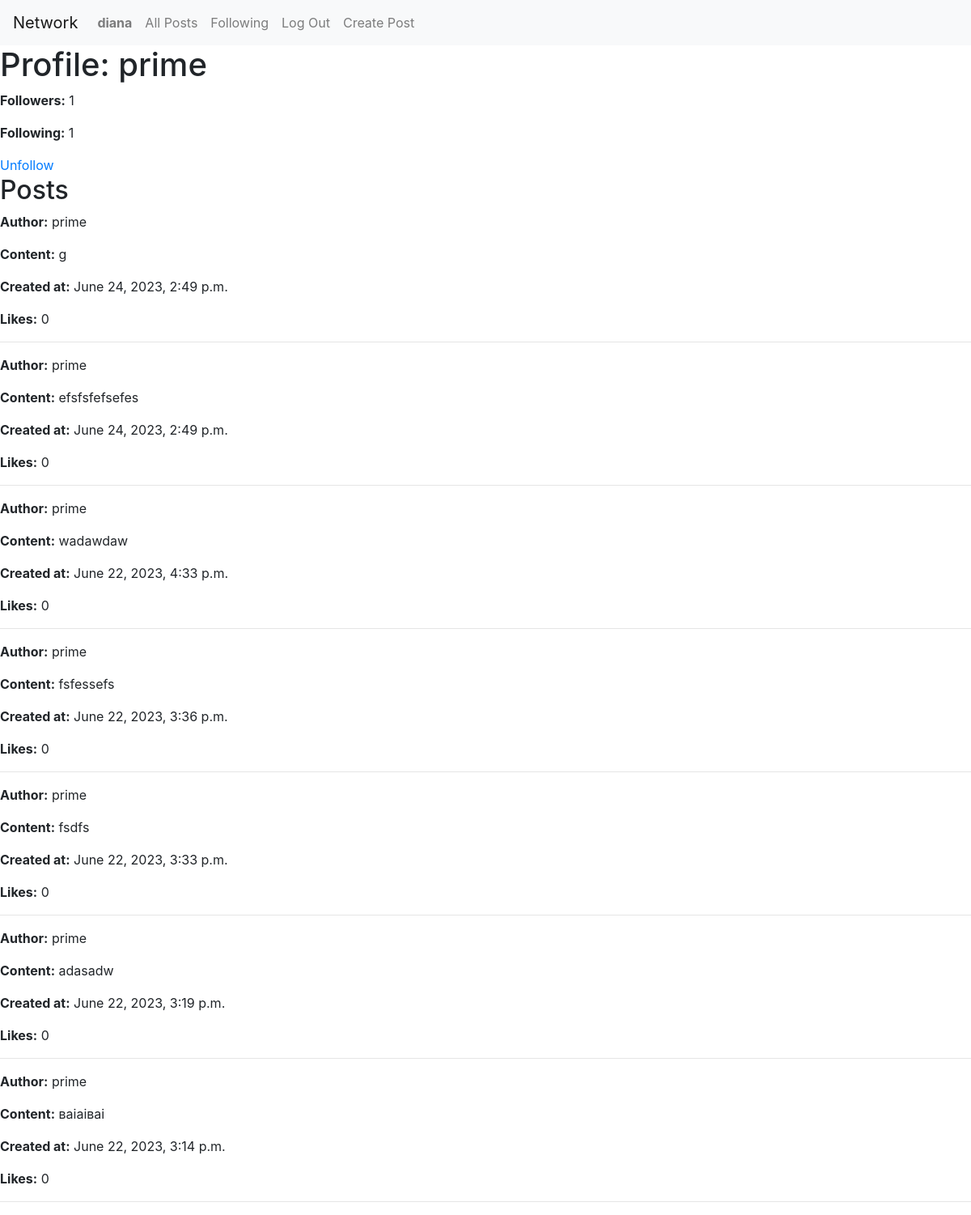
The app's page /profile/prime/ (signed in) with its own data.
### network/models.py (models this page shows)
class User(AbstractUser):
    followers = models.ManyToManyField('self', symmetrical=False, related_name='following', blank=True)

class Post(models.Model):
    user = models.ForeignKey(User, on_delete=models.CASCADE)
    content = models.TextField()
    created_at = models.DateTimeField(auto_now_add=True)
    likes = models.IntegerField(default=0)

### network/views.py (the view)
# urls.py: path('profile/<str:username>/', views.profile_view, name='profile'),
@login_required
def profile_view(request, username):
    profile_user = get_object_or_404(User, username=username)
    is_following = False
    if request.user != profile_user:
        is_following = request.user in profile_user.followers.all()
    posts = Post.objects.filter(user=profile_user).order_by('-created_at')
    context = {
        'profile_user': profile_user,
        'followers_count': profile_user.followers.count(),
        'following_count': profile_user.following.count(),
        'is_following': is_following,
        'posts': posts
    }
    return render(request, 'network/profile.html', context)

### network/templates/network/profile.html
{% extends "network/layout.html" %}
{% block body %}
    <h1>Profile: {{ profile_user.username }}</h1>
    <p><strong>Followers:</strong> {{ followers_count }}</p>
    <p><strong>Following:</strong> {{ following_count }}</p>
    {% if user != profile_user %}
        {% if is_following %}
            <a href="{% url 'unfollow_user' profile_user.username %}">Unfollow</a>
        {% else %}
            <a href="{% url 'follow_user' profile_user.username %}">Follow</a>
        {% endif %}
    {% endif %}
    <h2>Posts</h2>
    {% for post in posts %}
        <div class="post post-item">
            <p><strong>Author:</strong> {{ post.user.username }}</p>
            <p><strong>Content:</strong> {{ post.content }}</p>
            <p><strong>Created at:</strong> {{ post.created_at }}</p>
            <p><strong>Likes:</strong> {{ post.likes }}</p>
            <hr>
        </div>
    {% endfor %}
{% endblock %}

### network/templates/network/layout.html (shortened to what this page needs)
{% load static %}
<!DOCTYPE html>
<html lang="en">
<head>
    <link rel="stylesheet" href="https://stackpath.bootstrapcdn.com/bootstrap/4.4.1/css/bootstrap.min.css">
    <link href="{% static 'network/styles.css' %}" rel="stylesheet">
    <link rel="stylesheet" href="https://cdnjs.cloudflare.com/ajax/libs/font-awesome/5.15.3/css/all.min.css">
</head>
<body>
<nav class="navbar navbar-expand-lg navbar-light bg-light">
    <a class="navbar-brand" href="{% url 'index' %}">Network</a>
    <div>
        <ul class="navbar-nav mr-auto">
            {% if user.is_authenticated %}
                <li class="nav-item">
                    <a class="nav-link" href="#"><strong>{{ user.username }}</strong></a>
                </li>
            {% endif %}
            <li class="nav-item">
                <a class="nav-link" href="{% url 'all_posts' %}">All Posts</a>
            </li>
            {% if user.is_authenticated %}
                <li class="nav-item">
                    <a class="nav-link" href="{% url 'following' %}">Following</a>
                </li>
                <li class="nav-item">
                    <a class="nav-link" href="{% url 'logout' %}">Log Out</a>
                </li>
            {% endif %}
            <li class="nav-item">
                <a class="nav-link" href="{% url 'create_post' %}">Create Post</a>
            </li>
        </ul>
    </div>
</nav>
<div class="body">
    {% block body %}
    {% endblock %}
</div>
</body>
</html>

### records on screen
User: username "diana"
User: username "prime"
Post: user.username "prime", content "g", created_at "June 24, 2023, 2:49 p.m.", likes "0"
Post: user.username "prime", content "efsfsfefsefes", created_at "June 24, 2023, 2:49 p.m.", likes "0"
Post: user.username "prime", content "wadawdaw", created_at "June 22, 2023, 4:33 p.m.", likes "0"
Post: user.username "prime", content "fsfessefs", created_at "June 22, 2023, 3:36 p.m.", likes "0"
Post: user.username "prime", content "fsdfs", created_at "June 22, 2023, 3:33 p.m.", likes "0"
Post: user.username "prime", content "adasadw", created_at "June 22, 2023, 3:19 p.m.", likes "0"
Post: user.username "prime", content "ваіаіваі", created_at "June 22, 2023, 3:14 p.m.", likes "0"

### other values on screen
{{ followers_count }} "1"
{{ following_count }} "1"
